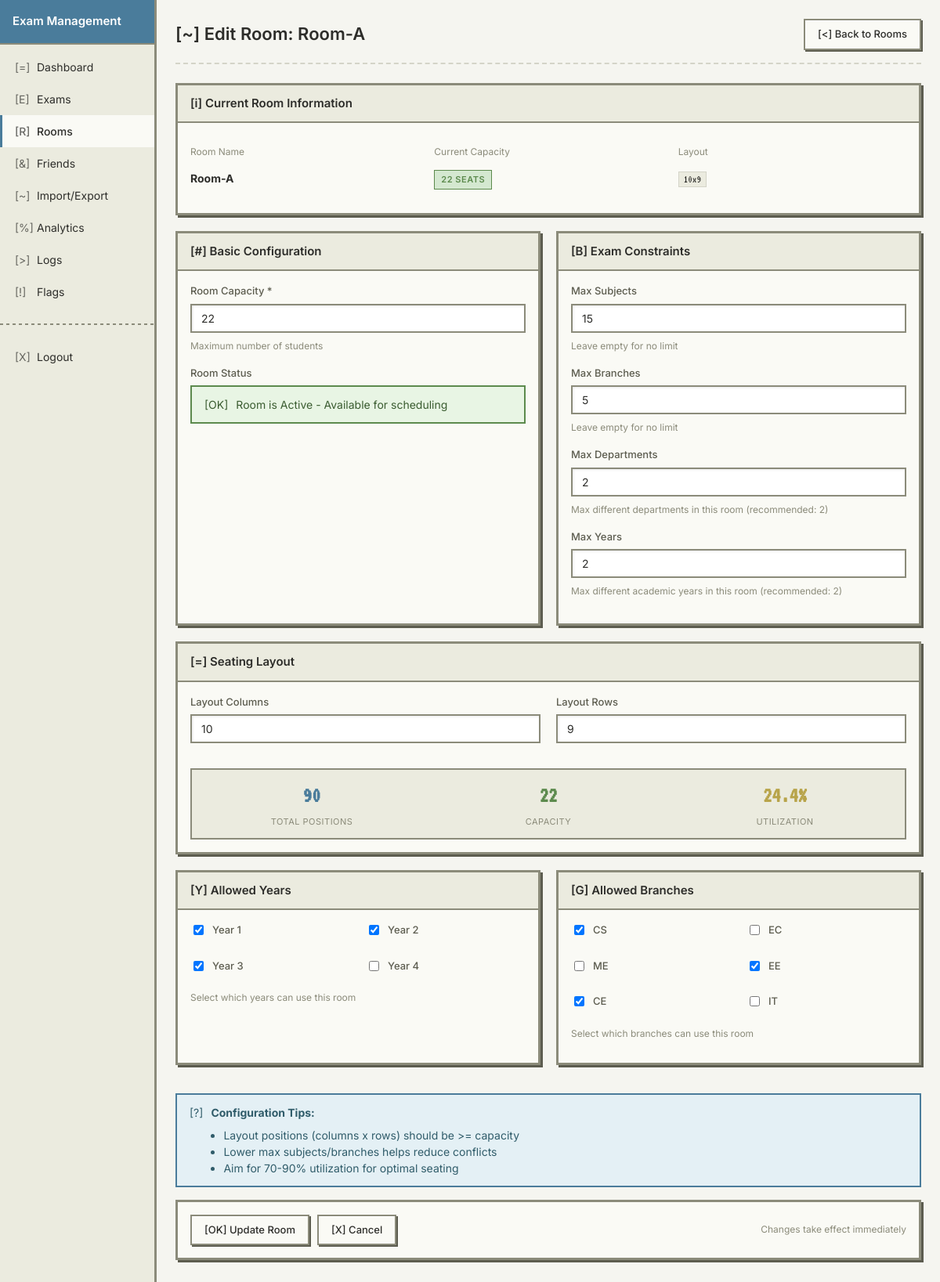
Page /admin/edit_room_config/1 (signed in) on the committed database.
### tables this page shows
CREATE TABLE room_configs (
            id INTEGER PRIMARY KEY AUTOINCREMENT,
            room_name TEXT NOT NULL UNIQUE,
            capacity INTEGER NOT NULL,
            max_subjects INTEGER,
            max_branches INTEGER,
            allowed_years TEXT, -- Comma-separated string of years
            allowed_branches TEXT, -- Comma-separated string of branches
            layout_columns INTEGER DEFAULT 6,
            layout_rows INTEGER DEFAULT 5
        , max_departments INTEGER DEFAULT 2, max_years INTEGER DEFAULT 2);

### app.py (the view, shortened to what this page needs)
@app.route('/admin/edit_room_config/<int:room_id>', methods=['GET', 'POST'])
@require_admin
def admin_edit_room_config(room_id):
    conn = sqlite3.connect(DB_PATH)
    cursor = conn.cursor()
    cursor.execute('SELECT * FROM room_configs WHERE id = ?', (room_id,))
    room = cursor.fetchone()
    conn.close()
    if room:
        room_dict = {
            'id': room[0],
            'room_name': room[1],
            'capacity': room[2],
            'max_subjects': room[3],
            'max_branches': room[4],
            'allowed_years': room[5].split(',') if room[5] else [],
            'allowed_branches': room[6].split(',') if room[6] else [],
            'layout_columns': room[7] if len(room) > 7 else 6,
            'layout_rows': room[8] if len(room) > 8 else 5
        }
        return render_template('admin_edit_room_config.html', room=room_dict)
    else:
        flash('Room not found.', 'danger')
        return redirect(url_for('admin_rooms_config'))

### app.py (called while the page is built)
def require_admin(f):
    @wraps(f)
    def decorated_function(*args, **kwargs):
        if 'role' not in session or session['role'] != 'admin':
            flash('Admin access required.', 'danger')
            return redirect(url_for('login'))
        return f(*args, **kwargs)
    return decorated_function

### templates/admin_edit_room_config.html (shortened to what this page needs)
{% extends "base_retro.html" %}
{% block content %}
<div class="page-header">
    <h1>[~] Edit Room: {{ room.room_name }}</h1>
    <a href="{{ url_for('admin_rooms_config') }}" class="btn">[<] Back to Rooms</a>
</div>
<div class="card mb-2">
    <div class="card-header">
        <h3>[i] Current Room Information</h3>
    </div>
    <div class="card-body">
        <div class="grid-3">
            <div>
                <p class="text-muted text-sm">Room Name</p>
                <p><strong>{{ room.room_name }}</strong></p>
            </div>
            <div>
                <p class="text-muted text-sm">Current Capacity</p>
                <p><span class="badge badge-green">{{ room.capacity }} seats</span></p>
            </div>
            <div>
                <p class="text-muted text-sm">Layout</p>
                <p><code>{{ room.layout_columns }}x{{ room.layout_rows }}</code></p>
            </div>
        </div>
    </div>
</div>
<form method="POST" action="{{ url_for('admin_edit_room_config', room_id=room.id) }}">
    <div class="grid-2">
        <div class="card">
            <div class="card-header">
                <h3>[#] Basic Configuration</h3>
            </div>
            <div class="card-body">
                <div class="form-group">
                    <label class="form-label">Room Capacity *</label>
                    <input type="number" name="capacity" value="{{ room.capacity }}" class="form-control" required min="1" max="200" id="capacity">
                    <p class="text-sm text-muted mt-1">Maximum number of students</p>
                </div>
                <div class="form-group">
                    <label class="form-label">Room Status</label>
                    <div class="alert alert-success">
                        <span>[OK]</span> Room is Active - Available for scheduling
                    </div>
                </div>
            </div>
        </div>
        <div class="card">
            <div class="card-header">
                <h3>[B] Exam Constraints</h3>
            </div>
            <div class="card-body">
                <div class="form-group">
                    <label class="form-label">Max Subjects</label>
                    <input type="number" name="max_subjects" value="{{ room.max_subjects }}" class="form-control" min="1" max="50">
                    <p class="text-sm text-muted mt-1">Leave empty for no limit</p>
                </div>
                <div class="form-group">
                    <label class="form-label">Max Branches</label>
                    <input type="number" name="max_branches" value="{{ room.max_branches }}" class="form-control" min="1" max="20">
                    <p class="text-sm text-muted mt-1">Leave empty for no limit</p>
                </div>
                <div class="form-group">
                    <label class="form-label">Max Departments</label>
                    <input type="number" name="max_departments" value="{{ room.max_departments or 2 }}" class="form-control" min="1" max="10">
                    <p class="text-sm text-muted mt-1">Max different departments in this room (recommended: 2)</p>
                </div>
                <div class="form-group">
                    <label class="form-label">Max Years</label>
                    <input type="number" name="max_years" value="{{ room.max_years or 2 }}" class="form-control" min="1" max="6">
                    <p class="text-sm text-muted mt-1">Max different academic years in this room (recommended: 2)</p>
                </div>
            </div>
        </div>
    </div>
    <div class="card mb-2">
        <div class="card-header">
            <h3>[=] Seating Layout</h3>
        </div>
        <div class="card-body">
            <div class="grid-2 mb-2">
                <div class="form-group">
                    <label class="form-label">Layout Columns</label>
                    <input type="number" name="layout_columns" value="{{ room.layout_columns }}" class="form-control" min="3" max="20" id="layout_columns">
                </div>
                <div class="form-group">
                    <label class="form-label">Layout Rows</label>
                    <input type="number" name="layout_rows" value="{{ room.layout_rows }}" class="form-control" min="3" max="20" id="layout_rows">
                </div>
            </div>
            <div class="grid-3" style="background: var(--bg-secondary); padding: 12px; border: 2px solid var(--border-color);">
                <div class="text-center">
                    <div class="stat-value text-primary" id="total-positions">{{ room.layout_columns * room.layout_rows }}</div>
                    <div class="stat-label">Total Positions</div>
                </div>
                <div class="text-center">
                    <div class="stat-value text-success" id="capacity-display">{{ room.capacity }}</div>
                    <div class="stat-label">Capacity</div>
                </div>
                <div class="text-center">
                    <div class="stat-value" style="color: var(--accent-yellow);" id="utilization">{{ ((room.capacity / (room.layout_columns * room.layout_rows)) * 100)|round(1) }}%</div>
                    <div class="stat-label">Utilization</div>
                </div>
            </div>
        </div>
    </div>
    <div class="grid-2 mb-2">
        <div class="card">
            <div class="card-header">
                <h3>[Y] Allowed Years</h3>
            </div>
            <div class="card-body">
                <div class="grid-2">
                    {% for year in [1, 2, 3, 4] %}
                    <label style="display: flex; align-items: center; gap: 8px; cursor: pointer;">
                        <input type="checkbox" name="allowed_years" value="{{ year }}"
                               {% if year|string in room.allowed_years %}checked{% endif %}>
                        <span>Year {{ year }}</span>
                    </label>
                    {% endfor %}
                </div>
                <p class="text-sm text-muted mt-2">Select which years can use this room</p>
            </div>
        </div>
        <div class="card">
            <div class="card-header">
                <h3>[G] Allowed Branches</h3>
            </div>
            <div class="card-body">
                <div class="grid-2">
                    {% for branch in ['CS', 'EC', 'ME', 'EE', 'CE', 'IT'] %}
                    <label style="display: flex; align-items: center; gap: 8px; cursor: pointer;">
                        <input type="checkbox" name="allowed_branches" value="{{ branch }}"
                               {% if branch in room.allowed_branches %}checked{% endif %}>
                        <span>{{ branch }}</span>
                    </label>
                    {% endfor %}
                </div>
                <p class="text-sm text-muted mt-2">Select which branches can use this room</p>
            </div>
        </div>
    </div>
    <div class="alert alert-info mb-2">
        <span>[?]</span>
        <div>
            <strong>Configuration Tips:</strong>
            <ul style="margin: 8px 0 0 16px; padding: 0;">
                <li>Layout positions (columns x rows) should be >= capacity</li>
                <li>Lower max subjects/branches helps reduce conflicts</li>
                <li>Aim for 70-90% utilization for optimal seating</li>
            </ul>
        </div>
    </div>
    <div class="card">
        <div class="card-body flex-between">
            <div style="display: flex; gap: 10px;">
                <button type="submit" class="btn btn-success">[OK] Update Room</button>
                <a href="{{ url_for('admin_rooms_config') }}" class="btn">[X] Cancel</a>
            </div>
            <span class="text-sm text-muted">Changes take effect immediately</span>
        </div>
    </div>
</form>
{% endblock %}

### rows in the picture
room_configs: room_name "Room-A", capacity "22", layout_columns "10", layout_rows "9", max_subjects "15", max_branches "5", room.layout_columns*room.layout_rows "90", capacity+layout_columns+layout_rows "24.4"

### other values in the picture
{{ year }} "1" "2" "3" "4"
{{ branch }} "CS" "EC" "ME" "EE" "CE" "IT"
